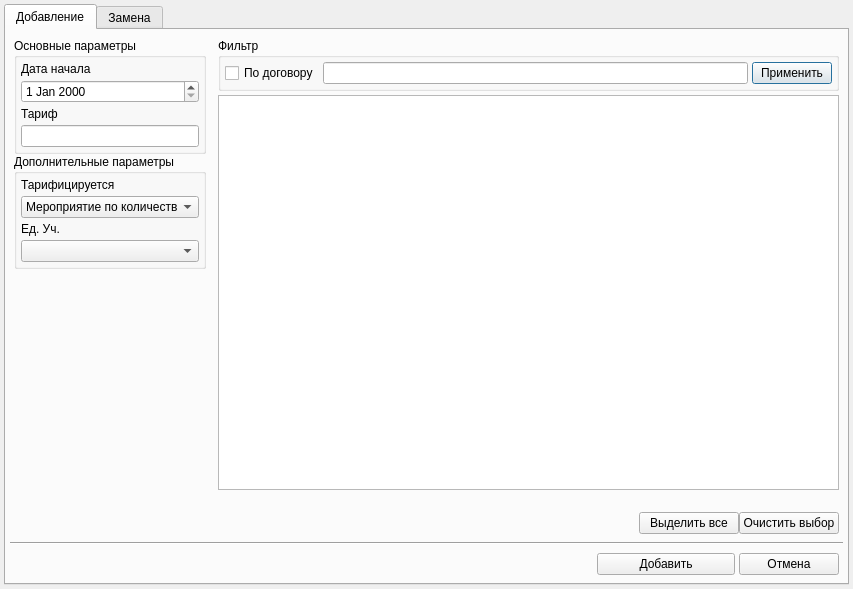
<?xml version="1.0" encoding="UTF-8"?>
<ui version="4.0">
 <class>TariffAddDialog</class>
 <widget class="QDialog" name="TariffAddDialog">
  <property name="geometry">
   <rect>
    <x>0</x>
    <y>0</y>
    <width>853</width>
    <height>589</height>
   </rect>
  </property>
  <property name="windowTitle">
   <string>Dialog</string>
  </property>
  <layout class="QHBoxLayout" name="horizontalLayout_7">
   <property name="spacing">
    <number>4</number>
   </property>
   <property name="margin">
    <number>4</number>
   </property>
   <item>
    <widget class="QTabWidget" name="tabWidget">
     <property name="currentIndex">
      <number>0</number>
     </property>
     <widget class="QWidget" name="tab">
      <attribute name="title">
       <string>Добавление</string>
      </attribute>
      <layout class="QGridLayout" name="gridLayout">
       <property name="margin">
        <number>4</number>
       </property>
       <property name="spacing">
        <number>4</number>
       </property>
       <item row="0" column="0">
        <layout class="QHBoxLayout" name="horizontalLayout_2">
         <item>
          <widget class="QWidget" name="widget" native="true">
           <property name="minimumSize">
            <size>
             <width>200</width>
             <height>0</height>
            </size>
           </property>
           <property name="maximumSize">
            <size>
             <width>200</width>
             <height>16777215</height>
            </size>
           </property>
           <property name="acceptDrops">
            <bool>false</bool>
           </property>
           <layout class="QVBoxLayout" name="verticalLayout_6">
            <property name="spacing">
             <number>4</number>
            </property>
            <property name="sizeConstraint">
             <enum>QLayout::SetDefaultConstraint</enum>
            </property>
            <property name="margin">
             <number>4</number>
            </property>
            <item>
             <widget class="QWidget" name="widget_4" native="true">
              <layout class="QFormLayout" name="formLayout">
               <property name="horizontalSpacing">
                <number>0</number>
               </property>
               <property name="verticalSpacing">
                <number>0</number>
               </property>
               <property name="margin">
                <number>0</number>
               </property>
               <item row="0" column="0" colspan="2">
                <widget class="QGroupBox" name="groupBox">
                 <property name="sizePolicy">
                  <sizepolicy hsizetype="Preferred" vsizetype="Preferred">
                   <horstretch>0</horstretch>
                   <verstretch>0</verstretch>
                  </sizepolicy>
                 </property>
                 <property name="title">
                  <string>Основные параметры</string>
                 </property>
                 <property name="alignment">
                  <set>Qt::AlignLeading|Qt::AlignLeft|Qt::AlignTop</set>
                 </property>
                 <property name="flat">
                  <bool>false</bool>
                 </property>
                 <layout class="QVBoxLayout" name="verticalLayout_4">
                  <property name="spacing">
                   <number>4</number>
                  </property>
                  <property name="margin">
                   <number>4</number>
                  </property>
                  <item>
                   <widget class="QLabel" name="label">
                    <property name="text">
                     <string>Дата начала</string>
                    </property>
                    <property name="buddy">
                     <cstring>edtDate</cstring>
                    </property>
                   </widget>
                  </item>
                  <item>
                   <widget class="CDateEdit" name="edtDate"/>
                  </item>
                  <item>
                   <widget class="QLabel" name="label_2">
                    <property name="text">
                     <string>Тариф</string>
                    </property>
                    <property name="buddy">
                     <cstring>edtTariff</cstring>
                    </property>
                   </widget>
                  </item>
                  <item>
                   <widget class="QLineEdit" name="edtTariff">
                    <property name="text">
                     <string/>
                    </property>
                   </widget>
                  </item>
                 </layout>
                </widget>
               </item>
               <item row="1" column="0" colspan="2">
                <widget class="QGroupBox" name="groupBox_2">
                 <property name="title">
                  <string>Дополнительные параметры</string>
                 </property>
                 <layout class="QVBoxLayout" name="verticalLayout_5">
                  <property name="spacing">
                   <number>4</number>
                  </property>
                  <property name="margin">
                   <number>4</number>
                  </property>
                  <item>
                   <widget class="QLabel" name="label_4">
                    <property name="text">
                     <string>Тарифицируется</string>
                    </property>
                    <property name="buddy">
                     <cstring>cmbTariffType</cstring>
                    </property>
                   </widget>
                  </item>
                  <item>
                   <widget class="QComboBox" name="cmbTariffType">
                    <property name="currentIndex">
                     <number>2</number>
                    </property>
                    <item>
                     <property name="text">
                      <string>Посещение</string>
                     </property>
                    </item>
                    <item>
                     <property name="text">
                      <string>Событие</string>
                     </property>
                    </item>
                    <item>
                     <property name="text">
                      <string>Мероприятие по количеству</string>
                     </property>
                    </item>
                    <item>
                     <property name="text">
                      <string>Визит-день</string>
                     </property>
                    </item>
                    <item>
                     <property name="text">
                      <string>Событие по койко-дням</string>
                     </property>
                    </item>
                    <item>
                     <property name="text">
                      <string>Мероприятие по УЕТ</string>
                     </property>
                    </item>
                    <item>
                     <property name="text">
                      <string>Мероприятие по количеству и тарифу койки</string>
                     </property>
                    </item>
                    <item>
                     <property name="text">
                      <string>Визиты по мероприятию</string>
                     </property>
                    </item>
                    <item>
                     <property name="text">
                      <string>Визиты по МЭС</string>
                     </property>
                    </item>
                    <item>
                     <property name="text">
                      <string>Событие по МЭС</string>
                     </property>
                    </item>
                    <item>
                     <property name="text">
                      <string>Событие по МЭС с учётом длительности</string>
                     </property>
                    </item>
                    <item>
                     <property name="text">
                      <string>Визиты по профилю</string>
                     </property>
                    </item>
                    <item>
                     <property name="text">
                      <string>Событие по МЭС с учётом уровня выполнения и длительности</string>
                     </property>
                    </item>
                    <item>
                     <property name="text">
                      <string>Краснодар,П13: событие по КСГ с учётом длительности и операций</string>
                     </property>
                    </item>
                    <item>
                     <property name="text">
                      <string>Мурманск,2015: стационар</string>
                     </property>
                    </item>
                   </widget>
                  </item>
                  <item>
                   <widget class="QLabel" name="label_3">
                    <property name="text">
                     <string>Ед. Уч.</string>
                    </property>
                    <property name="buddy">
                     <cstring>cmbAid</cstring>
                    </property>
                   </widget>
                  </item>
                  <item>
                   <widget class="CRBComboBox" name="cmbAid"/>
                  </item>
                 </layout>
                </widget>
               </item>
              </layout>
             </widget>
            </item>
           </layout>
          </widget>
         </item>
         <item>
          <widget class="QWidget" name="widget_2" native="true">
           <layout class="QVBoxLayout" name="verticalLayout_3">
            <property name="spacing">
             <number>4</number>
            </property>
            <property name="margin">
             <number>4</number>
            </property>
            <item>
             <widget class="QGroupBox" name="groupBox_3">
              <property name="title">
               <string>Фильтр</string>
              </property>
              <property name="flat">
               <bool>false</bool>
              </property>
              <layout class="QHBoxLayout" name="horizontalLayout_4">
               <property name="spacing">
                <number>4</number>
               </property>
               <property name="margin">
                <number>4</number>
               </property>
               <item>
                <widget class="QCheckBox" name="chkContract">
                 <property name="text">
                  <string>По договору</string>
                 </property>
                </widget>
               </item>
               <item>
                <widget class="QLineEdit" name="edtFilter"/>
               </item>
               <item>
                <widget class="QPushButton" name="btnApplyfilter">
                 <property name="text">
                  <string>Применить</string>
                 </property>
                </widget>
               </item>
              </layout>
             </widget>
            </item>
            <item>
             <widget class="CInDocTableView" name="tblService"/>
            </item>
            <item>
             <widget class="QLabel" name="lblChecked">
              <property name="text">
               <string/>
              </property>
              <property name="alignment">
               <set>Qt::AlignRight|Qt::AlignTrailing|Qt::AlignVCenter</set>
              </property>
             </widget>
            </item>
            <item>
             <widget class="QWidget" name="widget_3" native="true">
              <property name="maximumSize">
               <size>
                <width>200</width>
                <height>16777215</height>
               </size>
              </property>
              <property name="layoutDirection">
               <enum>Qt::RightToLeft</enum>
              </property>
              <layout class="QHBoxLayout" name="horizontalLayout">
               <property name="spacing">
                <number>0</number>
               </property>
               <property name="margin">
                <number>0</number>
               </property>
               <item>
                <widget class="QPushButton" name="btnClear">
                 <property name="text">
                  <string>Очистить выбор</string>
                 </property>
                </widget>
               </item>
               <item>
                <widget class="QPushButton" name="btnAll">
                 <property name="text">
                  <string>Выделить все</string>
                 </property>
                </widget>
               </item>
              </layout>
             </widget>
            </item>
           </layout>
          </widget>
         </item>
        </layout>
       </item>
       <item row="1" column="0">
        <widget class="Line" name="line">
         <property name="orientation">
          <enum>Qt::Horizontal</enum>
         </property>
        </widget>
       </item>
       <item row="2" column="0">
        <widget class="QWidget" name="widget_5" native="true">
         <property name="maximumSize">
          <size>
           <width>250</width>
           <height>16777215</height>
          </size>
         </property>
         <property name="layoutDirection">
          <enum>Qt::RightToLeft</enum>
         </property>
         <layout class="QHBoxLayout" name="horizontalLayout_3">
          <property name="spacing">
           <number>4</number>
          </property>
          <property name="margin">
           <number>4</number>
          </property>
          <item>
           <widget class="QPushButton" name="btnCancel">
            <property name="minimumSize">
             <size>
              <width>100</width>
              <height>0</height>
             </size>
            </property>
            <property name="maximumSize">
             <size>
              <width>100</width>
              <height>16777215</height>
             </size>
            </property>
            <property name="text">
             <string>Отмена</string>
            </property>
            <property name="autoDefault">
             <bool>false</bool>
            </property>
           </widget>
          </item>
          <item>
           <widget class="QPushButton" name="btnAdd">
            <property name="minimumSize">
             <size>
              <width>0</width>
              <height>0</height>
             </size>
            </property>
            <property name="text">
             <string>Добавить</string>
            </property>
            <property name="autoDefault">
             <bool>false</bool>
            </property>
           </widget>
          </item>
         </layout>
        </widget>
       </item>
      </layout>
     </widget>
     <widget class="QWidget" name="tab_2">
      <attribute name="title">
       <string>Замена</string>
      </attribute>
      <layout class="QVBoxLayout" name="verticalLayout">
       <property name="spacing">
        <number>4</number>
       </property>
       <property name="margin">
        <number>4</number>
       </property>
       <item>
        <layout class="QHBoxLayout" name="horizontalLayout_5">
         <item>
          <widget class="QLabel" name="label_5">
           <property name="sizePolicy">
            <sizepolicy hsizetype="Preferred" vsizetype="Minimum">
             <horstretch>0</horstretch>
             <verstretch>0</verstretch>
            </sizepolicy>
           </property>
           <property name="text">
            <string>На дату:</string>
           </property>
          </widget>
         </item>
         <item>
          <widget class="CDateEdit" name="edtDateChange"/>
         </item>
         <item>
          <widget class="QCheckBox" name="chkOnlyUET">
           <property name="text">
            <string>Только тарифы с УЕТ</string>
           </property>
          </widget>
         </item>
         <item>
          <spacer name="horizontalSpacer">
           <property name="orientation">
            <enum>Qt::Horizontal</enum>
           </property>
           <property name="sizeHint" stdset="0">
            <size>
             <width>40</width>
             <height>20</height>
            </size>
           </property>
          </spacer>
         </item>
        </layout>
       </item>
       <item>
        <layout class="QHBoxLayout" name="horizontalLayout_8">
         <item>
          <widget class="QTableWidget" name="tblTariff">
           <property name="sizePolicy">
            <sizepolicy hsizetype="Fixed" vsizetype="Expanding">
             <horstretch>0</horstretch>
             <verstretch>0</verstretch>
            </sizepolicy>
           </property>
          </widget>
         </item>
         <item>
          <widget class="QGroupBox" name="groupBox_4">
           <property name="sizePolicy">
            <sizepolicy hsizetype="Expanding" vsizetype="Preferred">
             <horstretch>0</horstretch>
             <verstretch>0</verstretch>
            </sizepolicy>
           </property>
           <property name="title">
            <string>Список услуг с выбранным тарифом</string>
           </property>
           <layout class="QGridLayout" name="gridLayout_4">
            <property name="horizontalSpacing">
             <number>4</number>
            </property>
            <property name="margin">
             <number>4</number>
            </property>
            <item row="0" column="0">
             <widget class="CTableView" name="tblTariffServices"/>
            </item>
           </layout>
          </widget>
         </item>
        </layout>
       </item>
       <item>
        <widget class="QWidget" name="widget_6" native="true">
         <property name="maximumSize">
          <size>
           <width>250</width>
           <height>16777215</height>
          </size>
         </property>
         <property name="layoutDirection">
          <enum>Qt::RightToLeft</enum>
         </property>
         <layout class="QHBoxLayout" name="horizontalLayout_6">
          <property name="spacing">
           <number>4</number>
          </property>
          <property name="margin">
           <number>4</number>
          </property>
          <item>
           <widget class="QPushButton" name="btnCancelChange">
            <property name="minimumSize">
             <size>
              <width>100</width>
              <height>0</height>
             </size>
            </property>
            <property name="maximumSize">
             <size>
              <width>100</width>
              <height>16777215</height>
             </size>
            </property>
            <property name="text">
             <string>Отмена</string>
            </property>
            <property name="autoDefault">
             <bool>false</bool>
            </property>
           </widget>
          </item>
          <item>
           <widget class="QPushButton" name="btnSaveChange">
            <property name="minimumSize">
             <size>
              <width>0</width>
              <height>0</height>
             </size>
            </property>
            <property name="text">
             <string>Сохранить</string>
            </property>
            <property name="autoDefault">
             <bool>false</bool>
            </property>
           </widget>
          </item>
         </layout>
        </widget>
       </item>
       <item>
        <widget class="Line" name="line_2">
         <property name="orientation">
          <enum>Qt::Horizontal</enum>
         </property>
        </widget>
       </item>
      </layout>
     </widget>
    </widget>
   </item>
  </layout>
 </widget>
 <customwidgets>
  <customwidget>
   <class>CInDocTableView</class>
   <extends>QTableView</extends>
   <header>library/InDocTable.h</header>
  </customwidget>
  <customwidget>
   <class>CRBComboBox</class>
   <extends>QComboBox</extends>
   <header>library/crbcombobox.h</header>
  </customwidget>
  <customwidget>
   <class>CTableView</class>
   <extends>QTableView</extends>
   <header>library/TableView.h</header>
  </customwidget>
  <customwidget>
   <class>CDateEdit</class>
   <extends>QDateEdit</extends>
   <header>library/DateEdit.h</header>
  </customwidget>
 </customwidgets>
 <tabstops>
  <tabstop>edtDate</tabstop>
  <tabstop>edtTariff</tabstop>
  <tabstop>cmbTariffType</tabstop>
  <tabstop>cmbAid</tabstop>
  <tabstop>tblService</tabstop>
  <tabstop>btnClear</tabstop>
 </tabstops>
 <resources/>
 <connections/>
</ui>
